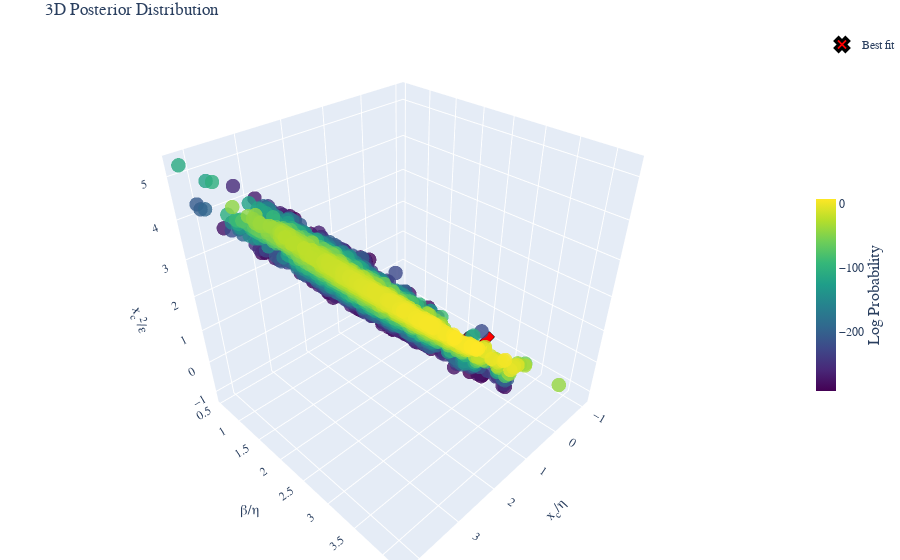

Notebook code cell kept with this figure:
### Code cell
fig =post.plot_posterior3D_interactive([0,1,2],labels=labels_trans, truths=np.log(truths_trans),truth_label="Best fit" )
# Save the figure using matplotlib's savefig instead of plotly's write_image
fig.show()
if SAVE_PRODUCTS:
    # Save the figure as HTML
    html_file_name = config_name+test_str+'_3D_plot'
    if subfolder is not None:
        html_file_name = os.path.join(subfolder, html_file_name)
    html_path = os.path.join(Products_folder, 'html_3d_plots', f'{html_file_name}.html')
    # Create directory if it doesn't exist
    os.makedirs(os.path.dirname(html_path), exist_ok=True)
    fig.write_html(html_path)

### Figure 1 — Plotly figure (JSON) as saved in the notebook; plotly's stock layout.template omitted (floating-point values rounded to 4 significant figures; data arrays with more than 128 entries replaced by an {"elided": "..."} marker saying what was removed)
{"data": [{"marker": {"color": {"elided": "2488 float values"}, "colorbar": {"len": 0.4, "thickness": 20, "title": {"font": {"size": 16}, "side": "right", "text": "Log Probability"}, "x": 1.0, "y": 0.5}, "colorscale": [[0.0, "#440154"], [0.1111, "#482878"], [0.2222, "#3e4989"], [0.3333, "#31688e"], [0.4444, "#26828e"], [0.5556, "#1f9e89"], [0.6667, "#35b779"], [0.7778, "#6ece58"], [0.8889, "#b5de2b"], [1.0, "#fde725"]], "opacity": 0.8, "size": 5}, "mode": "markers", "name": "Posterior", "scene": "scene", "showlegend": false, "type": "scatter3d", "x": {"elided": "2488 float values"}, "y": {"elided": "2488 float values"}, "z": {"elided": "2488 float values"}}, {"marker": {"color": "red", "line": {"color": "black", "width": 3}, "size": 12, "symbol": "x"}, "mode": "markers", "name": "Best fit", "scene": "scene", "showlegend": true, "type": "scatter3d", "x": [0.1064], "y": [2.917], "z": [-0.06258]}], "layout": {"font": {"family": "Computer Modern"}, "margin": {"b": 0, "l": 0, "r": 0, "t": 30}, "scene": {"aspectmode": "cube", "xaxis": {"exponentformat": "e", "showexponent": "all", "title": {"font": {"size": 14}, "text": "x<sub>c</sub>/η"}}, "yaxis": {"exponentformat": "e", "showexponent": "all", "title": {"font": {"size": 14}, "text": "β/η"}}, "zaxis": {"exponentformat": "e", "showexponent": "all", "title": {"font": {"size": 14}, "text": "x<sub>c</sub><sup>2</sup>/ε"}}}, "title": {"text": "3D Posterior Distribution"}}}
